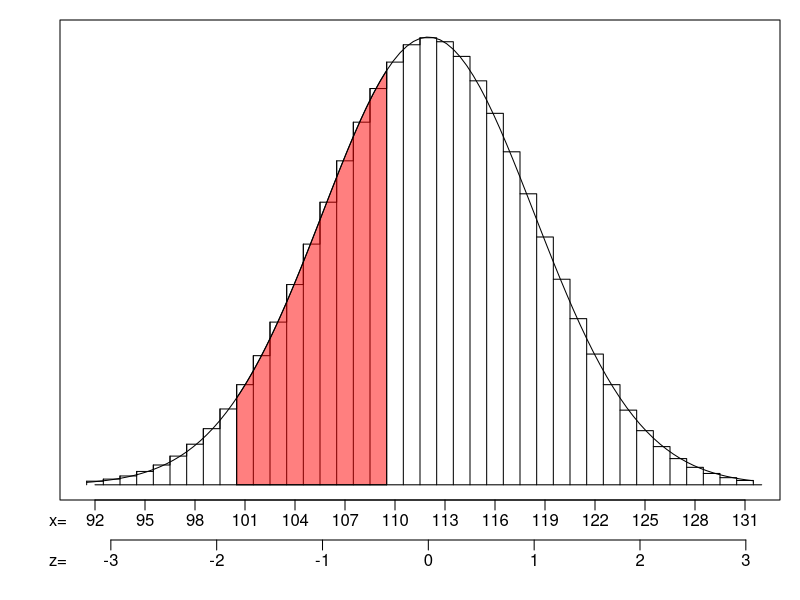

Write the R code that produced this figure.
## ---- chunk 1
## DATA GENERATION
while (T)
{
    p = round(runif(1,0.04,0.96),2)
    n = sample(30:250, 1)
    mu = round(n*p,3)
    ef = n*(1-p)
    sig = round(sqrt(n*p*(1-p)),4)
    if (mu>10 & ef>10 & sig>2 & sig<7) {break}
}
while(T)
{
    zs = sort(runif(2,-2.5,2.5))
    ks = as.integer(round(mu+zs*sig,0))
    if (ks[2]-ks[1]>4) {break}
}
z1 = round((ks[1]-0.5-mu)/sig,2)
z2 = round((ks[2]-0.5-mu)/sig,2)

Pr = round(pnorm(z2),3) - round(pnorm(z1),3)
## ---- chunk 2
par(mar=c(5,3,1,1))
mu = n*p
s = sqrt(n*p*(1-p))
low = floor(mu-3*s)
high = ceiling(mu+3*s)
xs = seq(low,high,length=10000)
ys = dnorm(xs,mu,s)
yy = dbinom(low:high, n, p)
plot(low:high-0.5,yy,type="s",main=NULL,xlab=NULL,ann=FALSE, xaxt='n', ylab=NULL, yaxt='n')
lines(low:high-0.5,yy,type="h")
polygon(c(xs[xs>=ks[1]-0.5 & xs<=ks[2]-0.5], ks[2]-0.5, ks[1]-0.5),c(ys[xs>=ks[1]-0.5 & xs<=ks[2]-0.5], 0, 0), col=rgb(1,0,0,0.5))
curve(dnorm(x,mu,s),add=TRUE)
axis(side=1, line=2,at=n*p+(-3:3)*s, labels = FALSE)
mtext(c("-3","-2","-1","0","1","2","3"),side=1,line=2.5,at=n*p+(-3:3)*s)
mtext(c("z="),line=2.5,side=1,at=n*p+(-3.5)*s)
vals = seq(low,high,as.integer(sig/2+0.5))
axis(side=1, line=0, at=vals, labels = FALSE)
mtext(vals,side=1,line=0.5,at=vals)
mtext(c("x="),line=0.5,side=1,at=n*p+(-3.5)*s)
lines(c(low,high), c(0,0))
